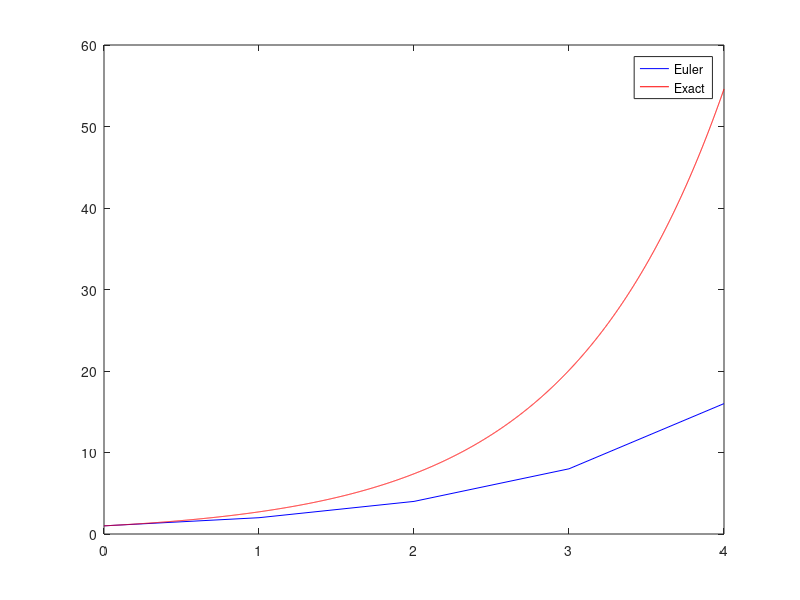

MATLAB code for this plot:
%Created by Olga Sosnovtseva 10.08.2022
%Exercise on Euler method

function EulerM
y0 = 1; % initial condition
t0 = 0; % initial time
h = 1; % try: h = 0.01
tn = 4; % equal to: t0 + h*n, with n the number of steps
[t, y] = Eu(t0, y0, h, tn);
plot(t, y, 'b');
hold on

% exact solution (y = e^t):
    tt = t0:0.001:tn;
    yy = exp(tt);
    plot(tt, yy, 'r');
    legend('Euler', 'Exact');

% Euler method
function [t, y] = Eu(t0, y0, h, tn)
    fprintf('%10s%10s%10s%15s\n', 'i', 'ti', 'yi', 'f(yi,ti)');
    fprintf('%10d%+10.2f%+10.2f%+15.2f\n', 0, t0, y0, f(y0,t0));
    t = t0:h:tn;
    y = zeros(size(t));
    y(1) = y0;
    for i = 1:1:length(t)-1
        y(i+1) = y(i) + h*f(y(i),t(i));
        fprintf('%10d%+10.2f%+10.2f%+15.2f\n', i, t(i+1), y(i+1), f(y(i+1),t(i+1)));
    end
end

% Differential equation
function dydt = f(y,~)
    dydt = y;
end
end
